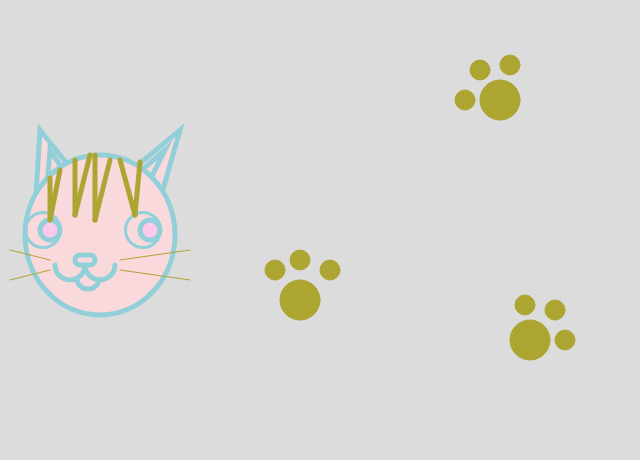
Frame 1 (no input)
Frame 60 (no input): identical to frame 1, image omitted
Frame 120 (the mouse pressed at the canvas centre since frame 60): identical to frame 1, image omitted

The p5.js sketch that drew this single still picture (run headless with seeded random() and noise() and a simulated clock; from frame 60 on, the mouse is pressed at the canvas centre):

// p5.js sketch
// ── sketch.js
/*
    Self Portrait
    v1
    by nanae
    mmp 210 exple week2
*/

function setup() {
	createCanvas(640, 460);
}

function draw() {
	background(220);
    
    rectMode(CENTER);
    fill(250, 217, 220); // half transparent
    stroke(146, 208, 217);
    strokeWeight(5);
    triangle(35, 210, 40, 130, 80, 180);//right ear
    triangle(45, 210, 50, 150, 70, 180);//right ear
    triangle(120, 180, 160, 200, 180, 130);//left ear
    triangle(130, 180, 140, 200, 165, 150);//left ear
    ellipse(100, 235, 150,160); // face
   
	fill(255, 185, 255, 127); // half transparent
    stroke(146, 208, 217); 
    strokeWeight(5);
	ellipse(50, 230, 20); // right eye
	ellipse(150, 230, 20); // left eye
    
   noFill();
	stroke(146, 208, 217); 
    strokeWeight(3);
    ellipse(43, 230, 35); // right eye
	ellipse(143, 230, 35); // left eye

	noFill();
	stroke(146, 208, 217); 
	strokeWeight(5);
	rect(85, 260, 20, 10, 10); // mouth	
    arc(100, 265, 30, 30, 0, PI);
    arc(70, 265, 30, 30, 0, PI);
    arc(88, 279, 22, 20, 0, PI);
    
   stroke(173,165,50);
    line(50,178,50,219); //hair bangs
    line(60,170,50,220); 
    line(75,160,75,215);
    line(90,155,75,215);
    line(95,155,95,220);
    line(110,160,95,220);
    line(120,160,135,215);
    line(140,162,135,215);
    
    strokeWeight(1)
    line(120,260,190,250);//mustache left
    line(120,270,190,280);//mustache left
    line(50,260,10,250);// mustache right
    line(50,270,10,280);// mustache right
    
    fill(173,165,50);
    ellipse(300,300,40); //footsteps right
    ellipse(275,270,20);
    ellipse(300,260,20);
    ellipse(330,270,20);
    
    ellipse(500,100,40); //footsteps left
    ellipse(465,100,20);
    ellipse(480,70,20);
    ellipse(510,65,20);
    
    ellipse(530,340,40); //footsteps bottom
    ellipse(565,340,20);
    ellipse(525,305,20);
    ellipse(555,310,20);
    
}
